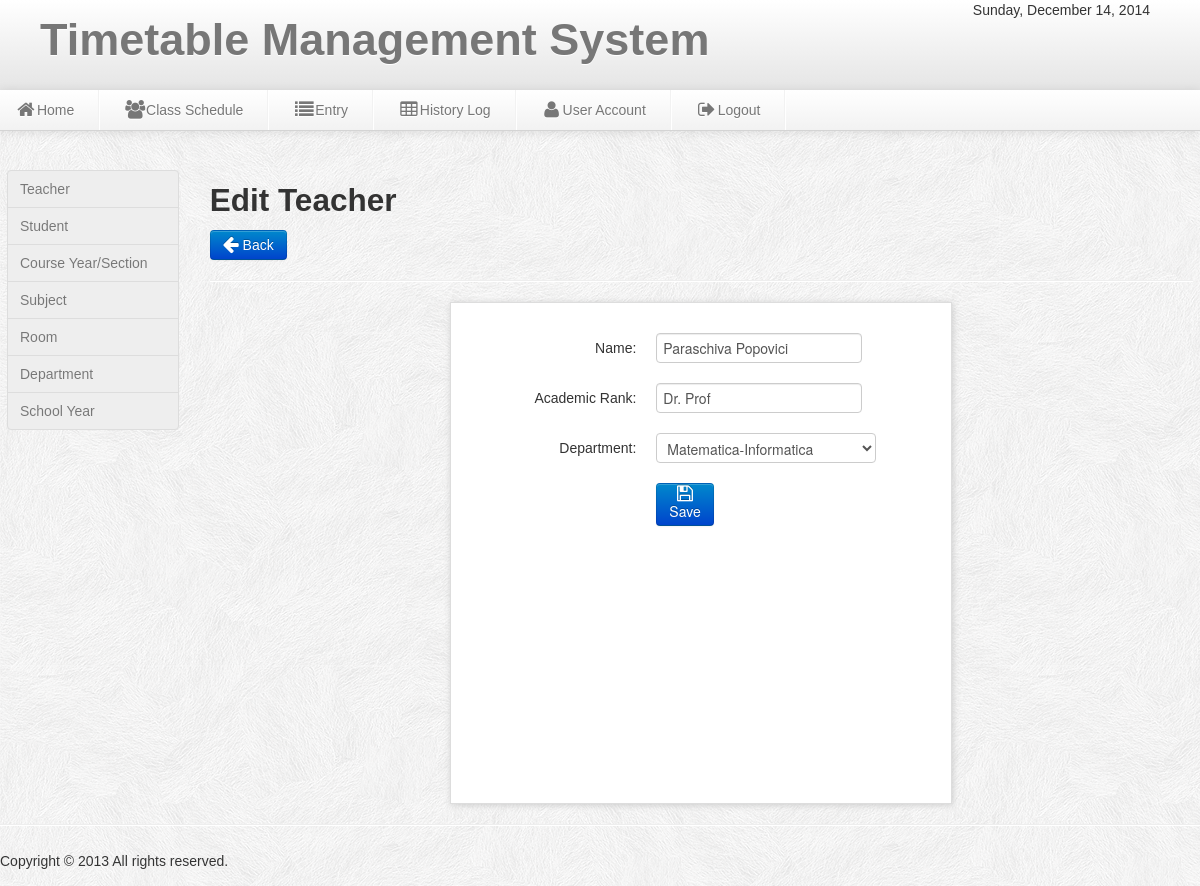
The app's page /admin/edit_teacher.php?id=67 with its own data.
### tables this page shows
CREATE TABLE IF NOT EXISTS `teacher` (
`teacher_id` int(11) NOT NULL,
  `Name` varchar(50) NOT NULL,
  `Academic_Rank` varchar(100) NOT NULL,
  `Department` varchar(100) NOT NULL
);

### admin/edit_teacher.php (the view, shortened to what this page needs)
<?php include('header.php'); include('dbcon.php');
$get_id=$_GET['id'];
 ?>
<body>
<?php include('nav-top1.php'); ?>
<div class="wrapper">
<div class="row-fluid">
<div class="span2">
<?php include('left_nav.php'); ?>
</div>
<div class="span10">
<h2>Edit Teacher</h2>
	<a class="btn btn-primary"  href="teacher.php">  <i class=" icon-arrow-left icon-large"></i>&nbsp;Back</a>
	<hr>
	<div class="teacher">
	   <form id="save_voter" class="form-horizontal" method="POST" action="update_teacher.php">
    <fieldset>
	<div class="new_voter_margin">
	<ul class="thumbnails_new_voter">
    <li class="span3">
    <div class="thumbnail_new_voter">
<?php $result=mysql_query("select * from teacher where teacher_id='$get_id'")or die (mysql_error());
$row=mysql_fetch_array($result);
 ?>
	<div class="control-group">
    <label class="control-label" for="input01">Name:</label>
    <div class="controls">
    <input type="text" name="Name" class="Name" value="<?php echo $row['Name'];  ?>"  id="span900">
    </div>
    </div>
	<div class="control-group">
    <label class="control-label" for="input01">Academic Rank:</label>
    <div class="controls">
    <input type="text" name="Academic_Rank" class="Academic_Rank" value="<?php echo $row['Academic_Rank'];  ?>"  id="span900">
    </div>
    </div>
	<div class="control-group">
    <label class="control-label" for="input01">Department:</label>
    <div class="controls">
   <select name="Department" class="Department"  id="span9000">
	<option><?php echo $row['Department'];  ?></option>
	</select>
    </div>
    </div>
	<div class="control-group">
	<div class="control-group">
    <div class="controls">
	<button id="save_voter" class="btn btn-primary" name="save"><i class="icon-save icon-large"></i>Save</button>
    </div>
    </div>
    </fieldset>
    </form>
	  </div>
		</div>
</div>
	</div>
<?php include('footer.php');?>
</body>

### admin/css/style.css (style rules this page uses)
* { margin:0; padding:0; }
body { font-family:"Trebuchet MS", "Myriad Pro", Arial, sans-serif; font-size:14px; background:#f4f4f4 url(../img/subtle_white_feathers.png) repeat top left; color:#333; text-shadow:0px 0px 0px #fff;; }
a { color:#777; }
.wrapper { width:1186px; margin: auto; margin-top:170px; min-height:550px; }
.form-horizontal { background:#fff; border:1px solid #ddd; margin:0 auto; height:500px; width:500px; font-size:16px; -moz-box-shadow:1px 1px 7px #ccc; -webkit-box-shadow:1px 1px 7px #ccc; box-shadow:1px 1px 7px #ccc; }

### records on screen
teacher: Name "Paraschiva Popovici", Academic_Rank "Dr. Prof", Department "Matematica-Informatica"
